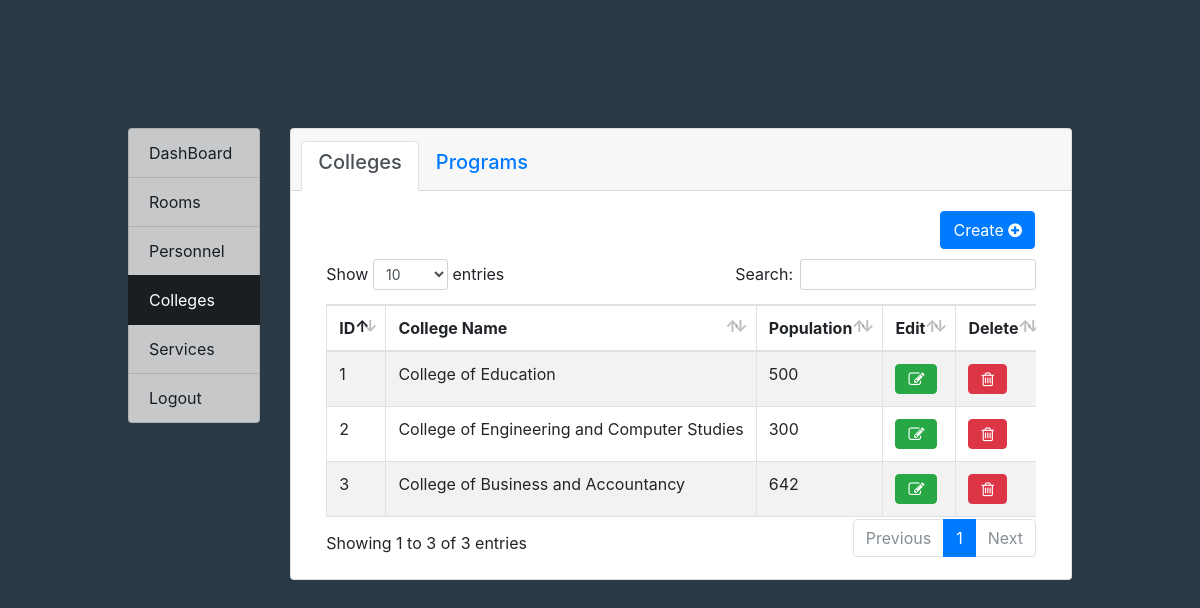
The app's page /admin/colleges/view (signed in) with its own data.
### DatabaseSetup.py (models this page shows)
class BaseModel(Model):
	class Meta:
		database = db

class College(BaseModel):
	college_name = CharField(50)
	population = IntegerField()
	vision = TextField()
	mission =  TextField()
	goal = TextField()

### restful.py (the view, shortened to what this page needs)
@app.route('/admin/colleges/<string:operation>', methods=['GET', 'POST'])
@login_required
def admincolleges(operation):
    college_create_form = CollegesForm(request.form)
    college_edit_form = CollegesForm(request.form)
    program_create_form = ProgramsForm(request.form)
    program_edit_form = ProgramsForm(request.form)
    if operation == "view":
        try:
            colleges = College.select().order_by(College.college_name)
            programs = Program.select().order_by(Program.program_name)
            return render_template('admincolleges.html', colleges = colleges, college_create_form = college_create_form, college_edit_form = college_edit_form,
                                    program_create_form = program_create_form, program_edit_form = program_edit_form, programs = programs)
        except Exception as e:
            flash(e)
            return render_template('admincolleges.html', college_create_form = college_create_form, college_edit_form = college_edit_form,
                                    program_create_form = program_create_form, program_edit_form = program_edit_form, programs = programs)
    return 'asdd'

### forms.py
class CollegesForm(FlaskForm):
	college_name = StringField('College Name', [InputRequired()])
	population = IntegerField('College Population', [InputRequired()])
	vision = TextAreaField('Vision', [InputRequired()])
	mission = TextAreaField('Mission', [InputRequired()])
	goal = TextAreaField('Goal', [InputRequired()])
	submit = SubmitField('Save')

class ProgramsForm(FlaskForm):
	program_name = StringField('Program Name', [InputRequired()])
	program_years = SelectField('Program Years', coerce=int, choices=[(1, '1'), (2, '2'), (3, '3'), (4, '4')])
	department = SelectField('Department')
	college = SelectField('College', coerce=int)
	submit =SubmitField('Save')
	def __init__(self, *args, **kwargs):
		super().__init__(*args, **kwargs)
		choices =[
				('Department of Engineering','Department of Engineering'),
				('Department of Computer Studies ','Department of Computer Studies'),
				('Department of Business Administration','Department of Business Administration'),
				('Department of Accountancy','Department of Accountancy'),
				('Department of Elementary Education ','Department of Elementary Education'),
				('Department of Secondary Education','Department of Secondary Education')
			]
		self.department.choices = choices
		self.college.choices = [(a.id, a.college_name) for a in College.select()]

### restful.py (called while the page is built)
@login_manager.user_loader
def load_user(id):
    return Admin.get(Admin.id == id)

### templates/admincolleges.html (shortened to what this page needs)
{% extends "base.html" %}
{% block content %}
<div class="card">
  <div class="card-header">
		<nav>
			<ul class="nav nav-tabs card-header-tabs">
				<li class="nav-item">
					<a class="nav-link active" id="nav-colleges-tab" data-toggle="tab" href="#nav-colleges" role="tab" aria-controls="nav-colleges" aria-selected="true"><h5>Colleges</h5>
					</a>
				</li>
				<li class="nav-item">
					<a class="nav-link" id="nav-programs-tab" data-toggle="tab" href="#nav-programs" role="tab" aria-controls="nav-programs" aria-selected="true"><h5>Programs</h5>
					</a>
				</li>
			</ul>
		</nav>
  </div>
  <div class="card-body">
		<div class="tab-content" id="nav-tabContent">
			<div class="tab-pane fade show active" id="nav-colleges" role="tabpanel" aria-labelledby="nav-colleges-tab">
				<button type="button" class="btn btn-primary float-sm-right" data-toggle="modal" data-target="#create-college" style="margin-right:1rem;">
				Create
				<i class="fa fa-plus-circle " aria-hidden="true"></i>
				</button>
				<br><br>
				<table class="table table-striped table-hover table-bordered responsive nowrap" id="college-table" cellspacing="0" width="100%">
					<thead>
						<tr>
							<th> ID </th>
							<th> College Name </th>
							<th> Population </th>
							<th> Edit </th>
							<th> Delete </th>
						</tr>
					</thead>
					<tbody>
						{% for college in colleges %}
							<tr>
								<td id="college-id">{{ college.id }}</td>
								<td>{{ college.college_name }}</td>
								<td>{{ college.population }}</td>
								<td><button type="button" class="btn btn-success edit-college" data-toggle="modal" data-target="#edit-college"></button></td>
								<td><button type="button" class="btn btn-danger" id="delete-college"></button></td>
							</tr>
						{% endfor %}
					</tbody>
				</table>
			</div>
		</div>
  </div>
</div>
{% endblock %}

### records on screen
College: id "3", college_name "College of Business and Accountancy", population "642"
College: id "1", college_name "College of Education", population "500"
College: id "2", college_name "College of Engineering and Computer Studies", population "300"
